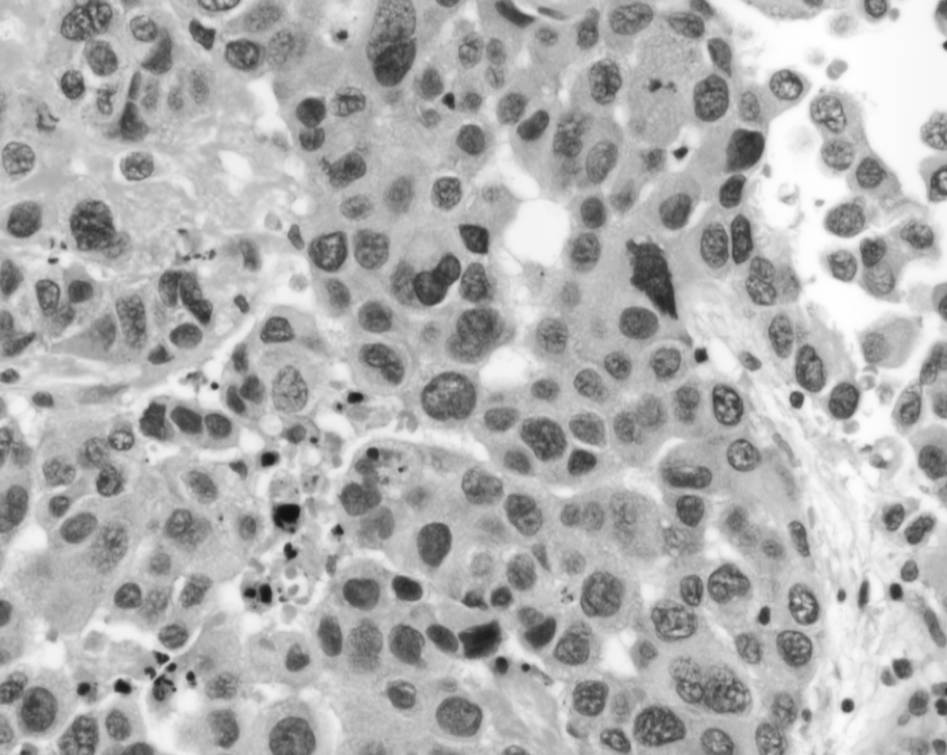
%> input picture Data/Test_Data_x1.06_2x2_0.94x0.94/Ch1/frame0.tif, 947 x 755 px
$ octave samuel.m   (GNU Octave 9; MATLAB toolbox functions it lacks are replaced by stand-ins)
%> lines starting %> are read from the running program, lines starting %| are printed output that depends on the picture
%% >>>>>>> load images and calculate their transformation <<<<<<< %%
im1 = imread('C:\Users\ACER\Documents\ULPGC\TFM\02_CODIGOS\Data\Test_Data_automatic__RGB_x2_0.94x0.94_3x3\Channels\Ch1\frame0.tif');
%> im1 is the input picture: size 755x947 uint8; min 18, max 255, mean 175
im2 = imread('C:\Users\ACER\Documents\ULPGC\TFM\02_CODIGOS\Data\Test_Data_automatic__RGB_x2_0.94x0.94_3x3\Channels\Ch1\frame1.tif');
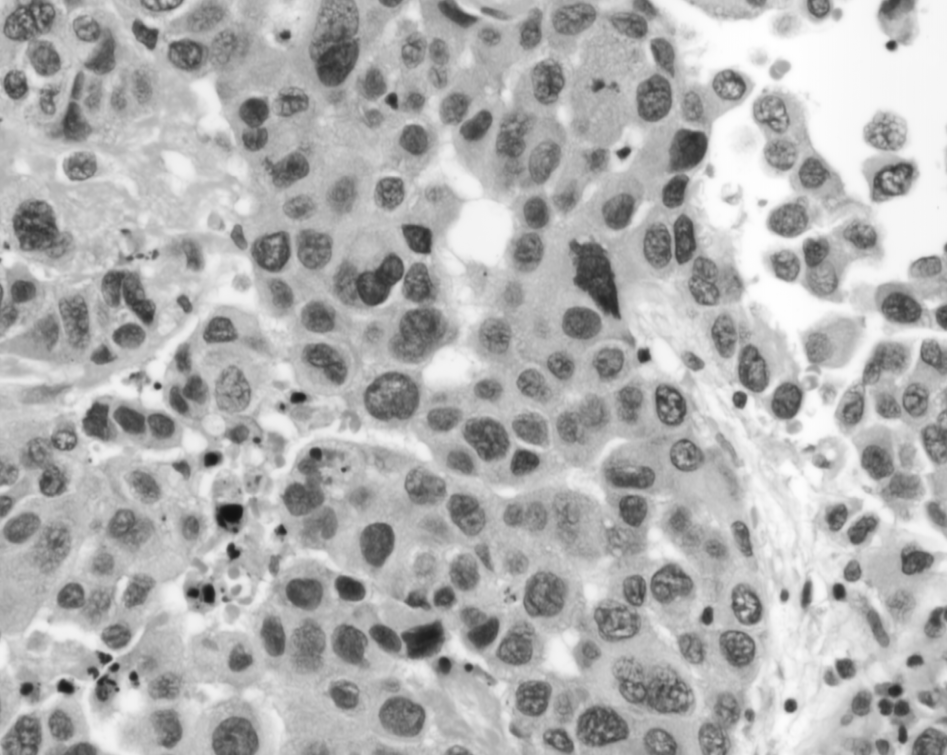
%> input picture Data/Test_Data_x1.06_2x2_0.94x0.94/Ch1/frame1.tif, 947 x 755 px
%> im2 is the input picture: size 755x947 uint8; min 18, max 255, mean 175.9
imshowpair(im1, im2, 'montage');
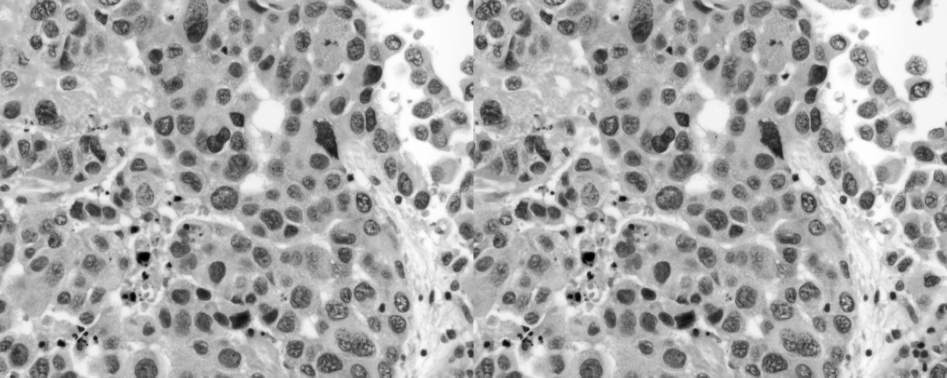
%> displayed picture: size 755x1894, on the screen's scale of 0 to 255 (shown at 1/2 size); min 0, max 255, mean 169.4

% calculate features on grayscale image
im1g = rgb2gray(im1);
im2g = rgb2gray(im2);
%> (the run ends here)
